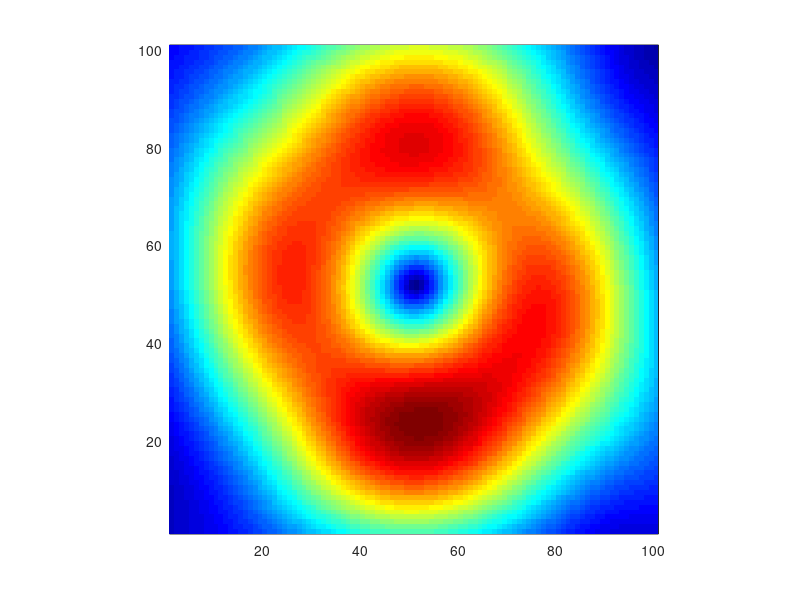
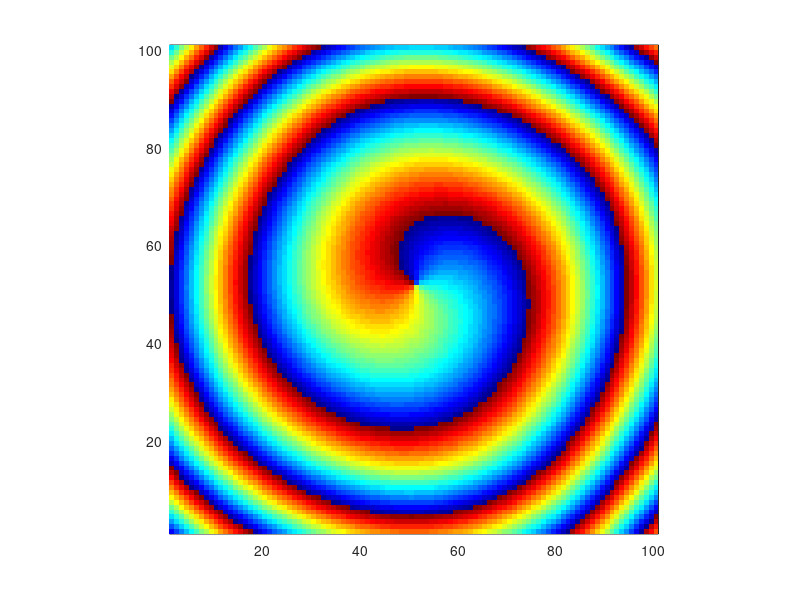

Recreate these plots in MATLAB, in order.
clc; clear all

% d1 = importdata('inc_mag.txt');
% d2 = importdata('inc_phase.txt');

% d1 = importdata('oam1.txt');
% d2 = importdata('oam2.txt');

% d1 = importdata('pencil1.txt');
% d2 = importdata('pencil2.txt');

d1 = importdata('t30p0m1_mag.txt');
d2 = importdata('t30p0m1_phase.txt');

figure;
pcolor(d1);
shading flat;
colormap jet;
axis image;

figure;
pcolor(d2);
shading flat;
colormap jet;
axis image;